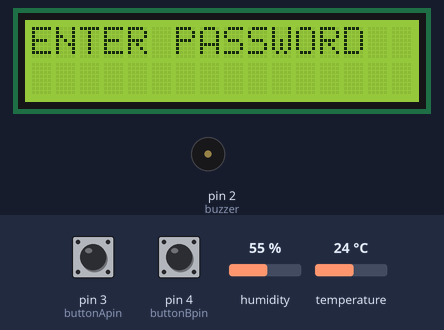
A sketch run on a simulated Arduino Uno, built with avr-gcc and run on an emulated ATmega328P. On the bench: 16×2 character LCD, buzzer (waves = sounding, pin HIGH). The inputs (shaded band) are chosen by the test bench; at power-on: pin 3 (buttonApin) HIGH, pin 4 (buttonBpin) HIGH, humidity 55 %, temperature 24 °C.

Above: at 1.2 s.
1.3 s: pin 3 (buttonApin) pulled LOW for 1 s
At 3.1 s:
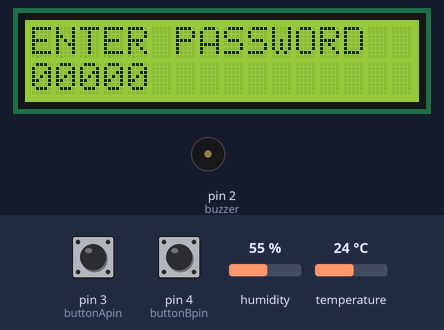
3.8 s: pin 4 (buttonBpin) pulled LOW for 3.2 s
At 6.5 s:
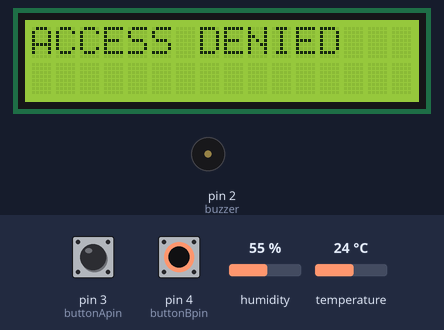
8.5 s: pin 4 (buttonBpin) pulled LOW for 0.15 s
At 9.2 s:
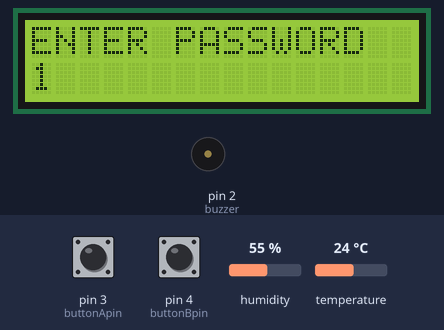
10.1 s: pin 3 (buttonApin) pulled LOW for 0.15 s
At 10.4 s:
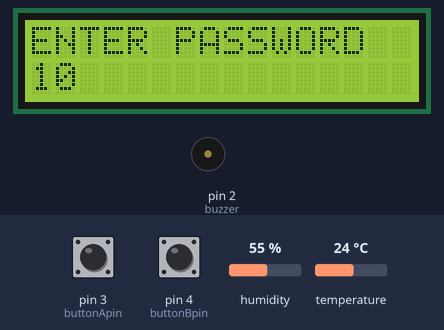
11.7 s: pin 3 (buttonApin) pulled LOW for 3.2 s
At 16.0 s:
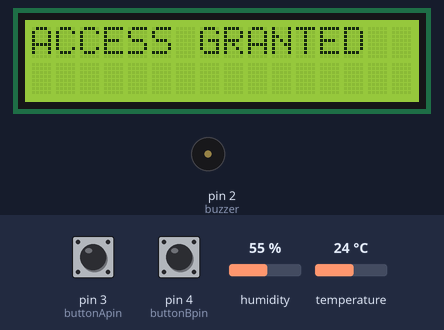
Timing chart, 0 to 17.5 s (numbered marks = the images above; inputs shaded):
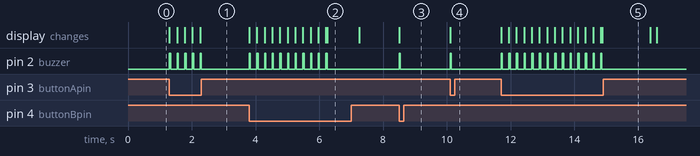

The sketch:

script.ino
```cpp
#include <LiquidCrystal.h>
#include <dht_nonblocking.h>

LiquidCrystal lcd(7, 8, 9, 10, 11, 12);

#define DHT_SENSOR_TYPE DHT_TYPE_11
static const int DHT_SENSOR_PIN = 5;
DHT_nonblocking dht_sensor(DHT_SENSOR_PIN, DHT_SENSOR_TYPE);

int buzzer = 2;
int buttonApin = 3;
int buttonBpin = 4;

String password = "1000000000000000";
String input = "";

int col = 0;
int row = 1;

float temperature = 0;
float humidity = 0;

bool unlocked = false;

static bool measure_environment(float *temperature, float *humidity)
{
  static unsigned long measurement_timestamp = millis();

  if (millis() - measurement_timestamp > 3000ul)
  {
    if (dht_sensor.measure(temperature, humidity) == true)
    {
      measurement_timestamp = millis();
      return true;
    }
  }
  return false;
}

void setup() {

  Serial.begin(9600);

  lcd.begin(16,2);
  lcd.print("ENTER PASSWORD");

  pinMode(buzzer, OUTPUT);
  pinMode(buttonApin, INPUT_PULLUP);
  pinMode(buttonBpin, INPUT_PULLUP);
}

void loop() {

  if (!unlocked) {

    if (digitalRead(buttonApin) == LOW) {
      writeBit(0);
      delay(200);
    }

    if (digitalRead(buttonBpin) == LOW) {
      writeBit(1);
      delay(200);
    }

  } else {

    if (measure_environment(&temperature, &humidity)) {

      lcd.setCursor(0,0);

      lcd.print(humidity);

      lcd.setCursor(11,0);
      lcd.print((temperature * 1.8) + 32,1);
      lcd.print("F   ");
      lcd.setCursor(0,1);
      lcd.print("WELCOME ADMIN");
    }
  }
}

void writeBit(int bit) {

  lcd.setCursor(col,row);
  lcd.print(bit);

  digitalWrite(buzzer,HIGH);
  delay(40);
  digitalWrite(buzzer,LOW);

  input += String(bit);
  col++;

  if (input.length() == 16) {

    lcd.clear();

    if (input == password) {

      lcd.print("ACCESS GRANTED");
      delay(1500);

      lcd.clear();
      unlocked = true;

    } else {

      lcd.print("ACCESS DENIED");

       if (measure_environment(&temperature, &humidity)) {
        lcd.setCursor(0,1);
        lcd.print("TEMP:");
        lcd.print((temperature*1.8)+32,1);
        lcd.print("F");
      }


      delay(1000);
      lcd.clear();
      lcd.print("ENTER PASSWORD");

      input = "";
      col = 0;
    }
  }
}
```

Measured:
- after the input at 1.3 s, pin 2 (buzzer): alternates HIGH for 0.04 s and LOW for 0.20 s, 10 changes in all, then stays LOW, starting at once; the display: first changes at once (image 1 shows a later state)
- after the input at 3.8 s, pin 2 (buzzer): alternates HIGH for 0.04 s and LOW for 0.20 s, 22 changes in all, then stays LOW, starting at once; the display: first changes at once (image 2 shows a later state)
- after the input at 8.5 s, pin 2 (buzzer): LOW → HIGH at once, → LOW 0.04 s later; the display: changes at once (image 3)
- after the input at 10.1 s, pin 2 (buzzer): LOW → HIGH at once, → LOW 0.04 s later; the display: changes at once (image 4)
- after the input at 11.7 s, pin 2 (buzzer): alternates HIGH for 0.04 s and LOW for 0.20 s, 28 changes in all, then stays LOW, starting at once; the display: first changes at once (image 5 shows a later state)
